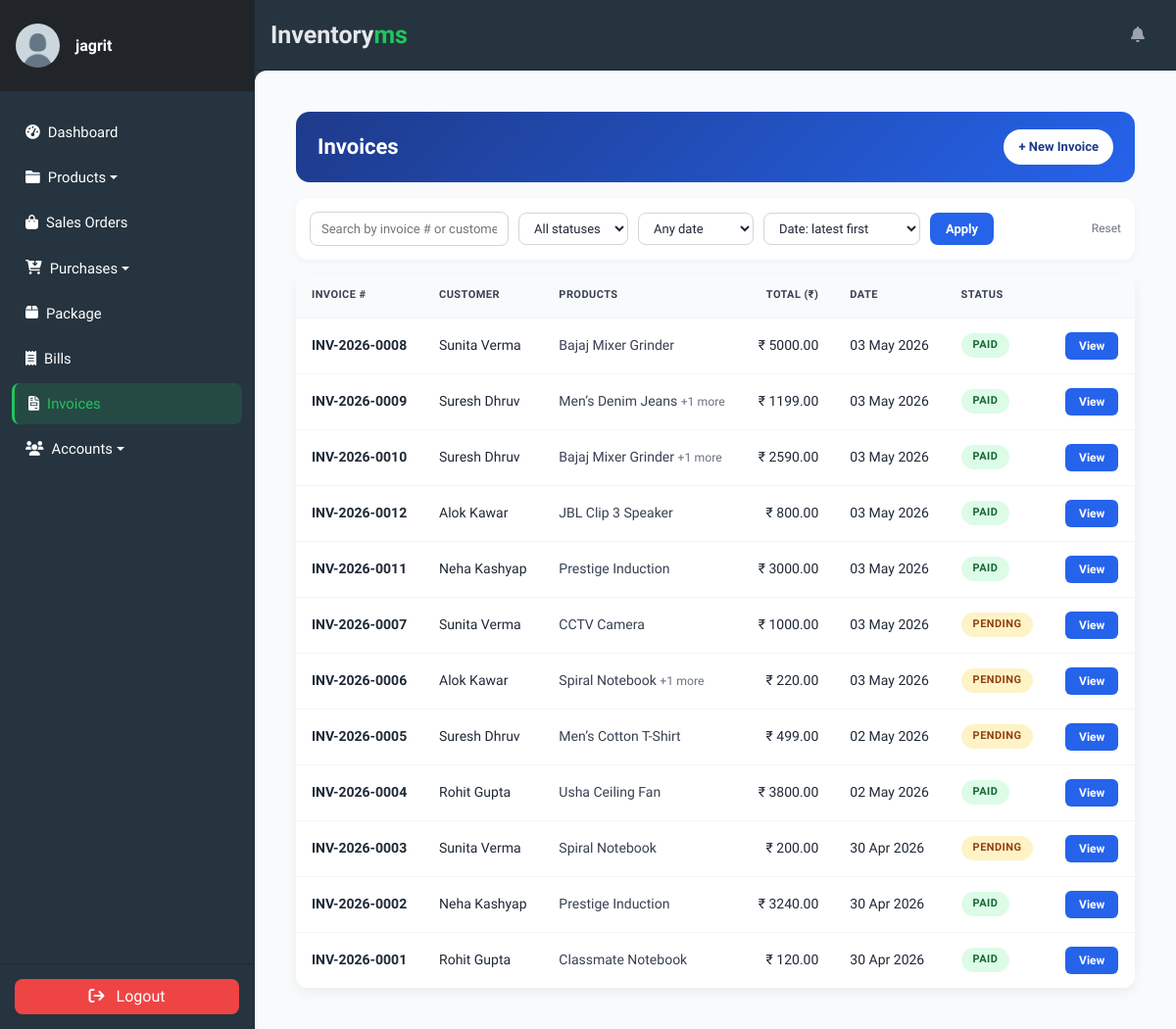
The page /invoice/invoices/ (signed in) on the database its author committed.
### accounts/models.py (models this page shows, shortened)
class Profile(models.Model):
    user = models.OneToOneField(
        User, on_delete=models.CASCADE, verbose_name='User'
    )
    slug = AutoSlugField(
        unique=True,
        verbose_name='Account ID',
        populate_from='email'
    )
    profile_picture = ProcessedImageField(
        default='profile_pics/default.jpg',
        upload_to='profile_pics',
        format='JPEG',
        processors=[ResizeToFill(150, 150)],
        options={'quality': 100}
    )
    telephone = PhoneNumberField(
        null=True, blank=True, verbose_name='Telephone'
    )
    email = models.EmailField(
        max_length=150, blank=True, null=True, verbose_name='Email'
    )
    first_name = models.CharField(
        max_length=30, blank=True, verbose_name='First Name'
    )
    last_name = models.CharField(
        max_length=30, blank=True, verbose_name='Last Name'
    )
    status = models.CharField(
        choices=STATUS_CHOICES,
        max_length=12,
        default='INA',
        verbose_name='Status'
    )
    role = models.CharField(
        choices=ROLE_CHOICES,
        max_length=12,
        blank=True,
        null=True,
        verbose_name='Role'
    )
    class Meta:
        ordering = ['slug']
        verbose_name = 'Profile'
        verbose_name_plural = 'Profiles'

class Customer(models.Model):
    first_name = models.CharField(max_length=256)
    last_name = models.CharField(max_length=256, blank=True, null=True)
    address = models.TextField(max_length=256, blank=True, null=True)
    email = models.EmailField(max_length=256, blank=True, null=True)
    phone = models.CharField(max_length=30, blank=True, null=True)
    loyalty_points = models.IntegerField(default=0)
    class Meta:
        db_table = 'Customers'
    def get_full_name(self):
        return f"{self.first_name} {self.last_name or ''}".strip()

### invoice/models.py (models this page shows, shortened)
class Invoice(models.Model):
    slug = AutoSlugField(unique=True, populate_from='date')
    invoice_number = models.CharField(
        max_length=20, unique=True, blank=True,
        help_text="Auto-generated INV-YYYY-NNNN."
    )
    date = models.DateTimeField(auto_now=True, verbose_name='Date')
    due_date = models.DateField(null=True, blank=True)
    sale = models.OneToOneField(
        'transactions.Sale',
        on_delete=models.SET_NULL,
        null=True, blank=True,
        related_name='invoice',
        help_text="The POS Sale this invoice was generated from, if any.",
    )
    customer = models.ForeignKey(
        Customer, on_delete=models.SET_NULL, null=True, blank=True,
        related_name="invoices"
    )
    customer_name = models.CharField(max_length=60)
    contact_number = models.CharField(max_length=20, blank=True)
    customer_email = models.EmailField(max_length=120, blank=True, null=True)
    shipping_address = models.CharField(
        max_length=255, blank=True, null=True,
        verbose_name="Shipping Address"
    )
    shipping = models.FloatField(verbose_name='Shipping & Handling', default=0.0)
    grand_total = models.FloatField(verbose_name='Grand Total (₹)', default=0)
    status = models.CharField(
        max_length=10, choices=INVOICE_STATUS, default="PENDING"
    )
    class Meta:
        ordering = ["-id"]
    @property
    def status_color(self):
        return {"PAID": "success", "PENDING": "warning", "CANCELLED": "danger"}.get(
            self.status, "secondary"
        )

class InvoiceItem(models.Model):
    invoice = models.ForeignKey(
        Invoice, on_delete=models.CASCADE, related_name='items'
    )
    product = models.ForeignKey(
        Item, on_delete=models.PROTECT, related_name='invoice_items'
    )
    quantity = models.PositiveIntegerField(default=1)
    price = models.DecimalField(max_digits=10, decimal_places=2)
    class Meta:
        ordering = ['id']

### store/models.py (models this page shows, shortened)
class Item(models.Model):
    slug = AutoSlugField(unique=True, populate_from='name')
    name = models.CharField(max_length=50)
    sku = models.CharField(max_length=32, unique=True, null=True, blank=True)
    description = models.TextField(max_length=256)
    category = models.ForeignKey(Category, on_delete=models.CASCADE)
    quantity = models.IntegerField(default=0)
    low_stock_threshold = models.PositiveIntegerField(default=5)
    price = models.FloatField(default=0)
    cost_price = models.FloatField(default=0)
    image = models.ImageField(
        upload_to='products/', null=True, blank=True,
        help_text="Product image (optional). JPG / PNG / WebP."
    )
    expiring_date = models.DateTimeField(null=True, blank=True)
    vendor = models.ForeignKey(Vendor, on_delete=models.SET_NULL, null=True)
    class Meta:
        ordering = ['name']
        verbose_name_plural = 'Items'

### invoice/views.py (the view, shortened to what this page needs)
# urls.py: path('invoices/',                          InvoiceListView.as_view(),   name='invoicelist'),
class InvoiceListView(LoginRequiredMixin, ListView):
    model = Invoice
    template_name = "invoice/invoicelist.html"
    context_object_name = "invoices"
    paginate_by = 15
    SORT_MAP = {
        "date_desc":   "-date",
        "date_asc":    "date",
        "amount_desc": "-grand_total",
        "amount_asc":  "grand_total",
    }
    def get_queryset(self):
        qs = super().get_queryset().prefetch_related("items__product").select_related("customer", "sale")
        q = self.request.GET.get("q")
        status = self.request.GET.get("status")
        if status in {"PAID", "PENDING", "CANCELLED"}:
            qs = qs.filter(status=status)
        date_filter = self.request.GET.get("date")
        now = timezone.now()
        if date_filter == "today":
            qs = qs.filter(date__date=now.date())
        elif date_filter == "week":
            qs = qs.filter(date__gte=now - timedelta(days=7))
        elif date_filter == "month":
            qs = qs.filter(date__gte=now - timedelta(days=30))
        sort = self.request.GET.get("sort", "date_desc")
        qs = qs.order_by(self.SORT_MAP.get(sort, "-date"))
        return qs
    def get_context_data(self, **kwargs):
        ctx = super().get_context_data(**kwargs)
        ctx["q"] = self.request.GET.get("q", "")
        ctx["status"] = self.request.GET.get("status", "")
        ctx["date"] = self.request.GET.get("date", "")
        ctx["sort"] = self.request.GET.get("sort", "date_desc")
        return ctx

### invoice/templates/invoice/invoicelist.html (shortened to what this page needs)
{% extends "store/base.html" %}
{% block content %}
<div class="module-wrap">
    <div class="module-header">
        <div>
            <h2>Invoices</h2>
        </div>
        <div class="module-actions">
            <a class="btn-action primary" href="{% url 'invoice-create' %}">+ New Invoice</a>
        </div>
    </div>
    <form method="get" class="filter-bar">
        <input type="text" name="q" value="{{ q }}" placeholder="Search by invoice # or customer name">
        <select name="status">
            <option value="">All statuses</option>
        </select>
        <select name="date">
            <option value="">Any date</option>
        </select>
        <select name="sort">
            <option value="date_desc"   {% if sort == 'date_desc' %}selected{% endif %}>Date: latest first</option>
        </select>
        <button type="submit">Apply</button>
        <a class="clear" href="{% url 'invoicelist' %}">Reset</a>
    </form>
    <table class="data-table">
        <thead>
            <tr>
                <th>Invoice #</th>
                <th>Customer</th>
                <th>Products</th>
                <th class="num">Total (₹)</th>
                <th>Date</th>
                <th>Status</th>
                <th></th>
            </tr>
        </thead>
        <tbody>
            {% for invoice in invoices %}
            <tr>
                <td><strong>{{ invoice.invoice_number|default:invoice.slug }}</strong></td>
                <td>{{ invoice.customer.get_full_name|default:invoice.customer_name }}</td>
                <td>
                    {% with lines=invoice.items.all %}
                    {% if lines %}
                        <span style="color:#374151;">{{ lines.0.product.name }}</span>
                        {% if lines|length > 1 %}
                            <small style="color:#6b7280;">+{{ lines|length|add:"-1" }} more</small>
                        {% endif %}
                    {% else %}
                        <span style="color:#9ca3af;">—</span>
                    {% endif %}
                    {% endwith %}
                </td>
                <td class="num">₹ {{ invoice.grand_total|floatformat:2 }}</td>
                <td>{{ invoice.date|date:"d M Y" }}</td>
                <td><span class="status-badge {{ invoice.status_color }}">{{ invoice.get_status_display }}</span></td>
                <td><a class="view-btn" href="{% url 'invoice-detail' invoice.slug %}">View</a></td>
            </tr>
            {% empty %}
            <tr><td colspan="7" style="text-align:center; padding:32px; color:#6b7280;">No invoices found.</td></tr>
            {% endfor %}
        </tbody>
    </table>
</div>
{% endblock %}

### store/templates/store/sidebar.html (shortened to what this page needs)
{% load static %}
<aside class="sidebar">
    <div class="sidebar-header d-flex align-items-center px-3 py-4">
        <a href="{% url 'user-profile' %}" class="d-flex align-items-center text-decoration-none">
            {% if request.user.profile.profile_picture %}
                <img class="rounded-circle img-fluid" width="45"
                     src="{{ request.user.profile.profile_picture.url }}">
            {% else %}
                <img class="rounded-circle img-fluid" width="45"
                     src="{% static 'default-avatar.png' %}">
            {% endif %}
            <div class="ms-3">
                <h6 class="mb-0 fw-semibold">
                    {{ request.user.username }}
                </h6>
            </div>
        </a>
    </div>
    <div class="nav-container">
        <ul class="nav flex-column mt-2">
            <li class="nav-item mb-1">
                <a class="nav-link {% if request.resolver_match.url_name == 'dashboard' %}active{% endif %}"
                   href="{% url 'dashboard' %}">
                    <i class="fa fa-tachometer-alt me-2"></i> Dashboard
                </a>
            </li>
            <li class="nav-item mb-1 dropdown">
                <a class="nav-link dropdown-toggle
                   {% if request.resolver_match.url_name == 'productslist' or request.resolver_match.url_name == 'category-list' %}active{% endif %}"
                   href="#" data-bs-toggle="dropdown">
                    <i class="fa fa-folder me-2"></i> Products
                </a>
            </li>
            <li class="nav-item mb-1">
                <a class="nav-link {% if request.resolver_match.url_name == 'saleslist' %}active{% endif %}"
                   href="{% url 'saleslist' %}">
                    <i class="fa fa-shopping-bag me-2"></i> Sales Orders
                </a>
            </li>
            <li class="nav-item mb-1 dropdown">
                <a class="nav-link dropdown-toggle
                   "
                   href="#" data-bs-toggle="dropdown">
                    <i class="fa-solid fa-cart-arrow-down me-2"></i> Purchases
                </a>
            </li>
            <li class="nav-item mb-1">
                <a class="nav-link {% if request.resolver_match.url_name == 'deliveries' %}active{% endif %}"
                   href="{% url 'deliveries' %}">
                    <i class="fa-solid fa-box me-2"></i> Package
                </a>
            </li>
            <li class="nav-item mb-1">
                <a class="nav-link {% if request.resolver_match.url_name == 'bill_list' %}active{% endif %}"
                   href="{% url 'bill_list' %}">
                    <i class="fa-solid fa-receipt me-2"></i>Bills
                </a>
            </li>
            <li class="nav-item mb-1">
                <a class="nav-link {% if request.resolver_match.url_name == 'invoicelist' %}active{% endif %}"
                   href="{% url 'invoicelist' %}">
                    <i class="fa-solid fa-file-invoice me-2"></i>Invoices
                </a>
            </li>
            <li class="nav-item mb-1 dropdown">
                <a class="nav-link dropdown-toggle
                   {% if request.resolver_match.url_name == 'profile_list' or request.resolver_match.url_name == 'customer_list' or request.resolver_match.url_name == 'vendor-list' %}active{% endif %}"
                   href="#" data-bs-toggle="dropdown">
                    <i class="fa fa-users me-2"></i> Accounts
                </a>
            </li>
        </ul>
    </div>
    <div class="sidebar-footer text-center">
        <form method="post" action="{% url 'user-logout' %}">
            <button type="submit" class="btn w-100">
                <i class="fa fa-sign-out me-2"></i> Logout
            </button>
        </form>
    </div>
</aside>

### rows shown on the page
Invoice: invoice_number "INV-2026-0008", customer.get_full_name "Sunita Verma", items.all.0.product.name "Bajaj Mixer Grinder", grand_total "5000.00", date "03 May 2026", status "PAID"
Invoice: invoice_number "INV-2026-0009", customer.get_full_name "Suresh Dhruv", items.all.0.product.name "Men’s Denim Jeans", items.all|length "1", grand_total "1199.00", date "03 May 2026", status "PAID"
Invoice: invoice_number "INV-2026-0010", customer.get_full_name "Suresh Dhruv", items.all.0.product.name "Bajaj Mixer Grinder", items.all|length "1", grand_total "2590.00", date "03 May 2026", status "PAID"
Invoice: invoice_number "INV-2026-0012", customer.get_full_name "Alok Kawar", items.all.0.product.name "JBL Clip 3 Speaker", grand_total "800.00", date "03 May 2026", status "PAID"
Invoice: invoice_number "INV-2026-0011", customer.get_full_name "Neha Kashyap", items.all.0.product.name "Prestige Induction", grand_total "3000.00", date "03 May 2026", status "PAID"
Invoice: invoice_number "INV-2026-0007", customer.get_full_name "Sunita Verma", items.all.0.product.name "CCTV Camera", grand_total "1000.00", date "03 May 2026", status "PENDING"
Invoice: invoice_number "INV-2026-0006", customer.get_full_name "Alok Kawar", items.all.0.product.name "Spiral Notebook", items.all|length "1", grand_total "220.00", date "03 May 2026", status "PENDING"
Invoice: invoice_number "INV-2026-0005", customer.get_full_name "Suresh Dhruv", items.all.0.product.name "Men’s Cotton T-Shirt", grand_total "499.00", date "02 May 2026", status "PENDING"
Invoice: invoice_number "INV-2026-0004", customer.get_full_name "Rohit Gupta", items.all.0.product.name "Usha Ceiling Fan", grand_total "3800.00", date "02 May 2026", status "PAID"
Invoice: invoice_number "INV-2026-0003", customer.get_full_name "Sunita Verma", items.all.0.product.name "Spiral Notebook", grand_total "200.00", date "30 Apr 2026", status "PENDING"
Invoice: invoice_number "INV-2026-0002", customer.get_full_name "Neha Kashyap", items.all.0.product.name "Prestige Induction", grand_total "3240.00", date "30 Apr 2026", status "PAID"
Invoice: invoice_number "INV-2026-0001", customer.get_full_name "Rohit Gupta", items.all.0.product.name "Classmate Notebook", grand_total "120.00", date "30 Apr 2026", status "PAID"

### other values the page prints
{{ request.user.username }} "jagrit"
